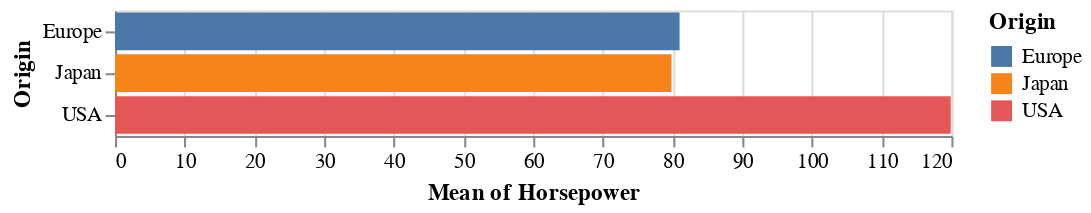

The notebook cell saved with this chart:
### Code cell
bars=alt.Chart(cars).mark_bar().encode(
    y='Origin:N',
    color='Origin:N',
    x='mean(Horsepower):Q')
bars

### Figure 1 — Vega-Lite specification as saved in the notebook (floating-point values rounded to 4 significant figures; data arrays with more than 128 entries replaced by an {"elided": "..."} marker saying what was removed)
{"config": {"view": {"continuousWidth": 400, "continuousHeight": 300}}, "data": {"name": "data-f02450ab61490a1363517a0190416235"}, "mark": "bar", "encoding": {"color": {"type": "nominal", "field": "Origin"}, "x": {"type": "quantitative", "aggregate": "mean", "field": "Horsepower"}, "y": {"type": "nominal", "field": "Origin"}}, "$schema": "https://vega.github.io/schema/vega-lite/v4.8.1.json", "datasets": {"data-f02450ab61490a1363517a0190416235": {"elided": "406 records"}}}
